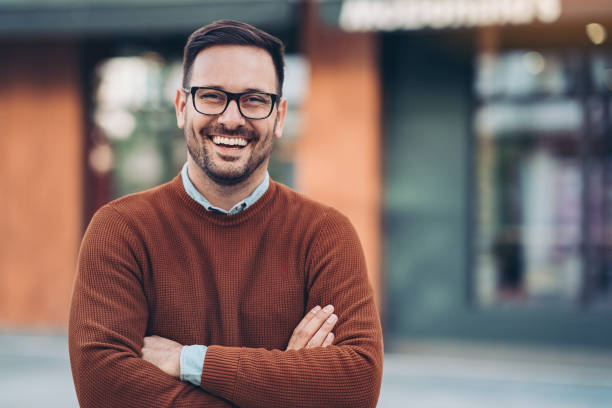
#> input picture images.jpg, 612 x 408 px
$ jupyter execute Untitled.ipynb
#> lines starting #> are read from the running program, lines starting #| are printed output that depends on the picture; after the words box and inside, x2 and y2 are one past the last pixel; in counts of white or black regions, pixels touching at a corner belong together
[cell 1]
import cv2
import numpy as np
# import matplotlib
import matplotlib.pyplot as plt

[cell 2]
def read_file(filename):
#> called with filename = 'images.jpg'
    img=cv2.imread(filename)
#> img is the input picture: shape (408, 612, 3); mean B, G, R 104, 107.5, 126.3
    img=cv2.cvtColor(img , cv2.COLOR_BGR2RGB)
    plt.imshow(img)

    plt.show()
    return img

[cell 3]
filename ="images.jpg"
img= read_file(filename)
org_img=np.copy(img)

[cell 4]
#create edge mask
def edge_mask(img , line_size, blur_value ):
#> called with line_size = 9, blur_value = 9
    gray = cv2.cvtColor(img, cv2.COLOR_RGB2GRAY)
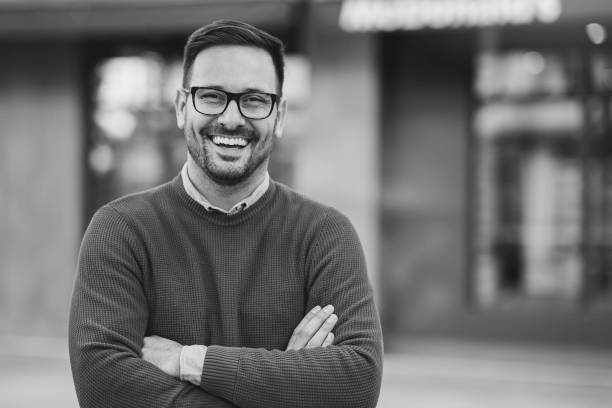
#> gray: shape (408, 612); min 8, max 239, mean 112.7
    gray_blur=cv2.medianBlur(gray, blur_value)
    edges= cv2.adaptiveThreshold(gray_blur, 255, cv2.ADAPTIVE_THRESH_MEAN_C,cv2.THRESH_BINARY,line_size,blur_value)
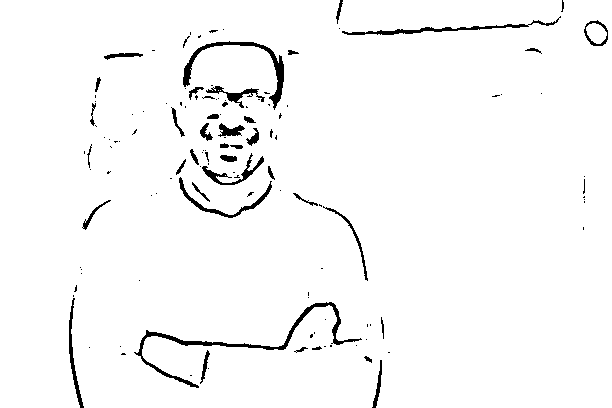
#> edges: shape (408, 612); 97.1% white; 128 black regions (86 under 20 px), largest, box (x1, y1, x2, y2) and area: (134, 302, 362, 388) 1303, (183, 41, 284, 110) 892, (342, 16, 561, 35) 640
    return edges

[cell 5]
line_size, blur_value=9,9
edges=edge_mask(img , line_size, blur_value )

plt.imshow(edges,cmap="binary")
plt.show()

[cell 6]
#reduce the color palette
def color_quantization(img, k):
    #Transform the image
#> called with k = 5
    data=np.float32(img).reshape((-1,3))

    #Determine Criteria
    criteria= (cv2.TERM_CRITERIA_EPS+ cv2.TERM_CRITERIA_MAX_ITER,20,0.001)

    #implementing K means
    ret, label, center = cv2.kmeans(data, k, None, criteria, 10, cv2.KMEANS_RANDOM_CENTERS )
#> ret = 273971030.6; center = [[122.2, 67.78, 61.72], [96.34, 111.4, 115.5], [56.99, 47.94, 54.02], [205.9, 142.5, 112.3], [185, 185.7, 186.2]]
    center =np.uint8(center)
#> center = [[122, 67, 61], [96, 111, 115], [56, 47, 54], [205, 142, 112], [184, 185, 186]]

    result=center[label.flatten()]
    result= result.reshape(img.shape)
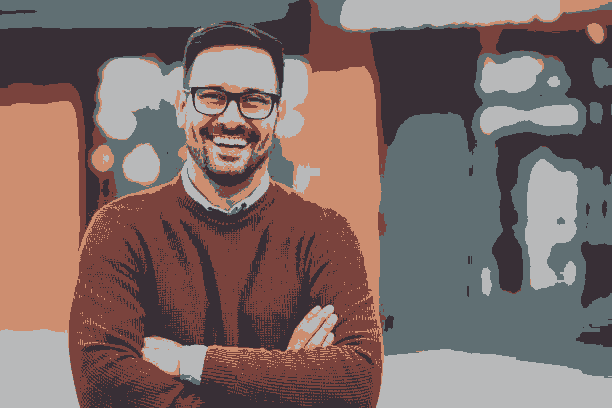
#> result: shape (408, 612, 3); mean R, G, B 125.7, 106.8, 103.6

    return result

[cell 7]
img=color_quantization(img, k=5)
plt.imshow(img)
plt.show()

[cell 8]
#REDUCE THE NOISE
blurred=cv2.bilateralFilter(img, d=3,sigmaColor=100, sigmaSpace=200)

plt.imshow(blurred)
plt.show()

[cell 9]
#COMBINE EDGE MASK WITH THE QUANTIZING
def cartoon():
    c=cv2.bitwise_and(blurred, blurred , mask= edges)
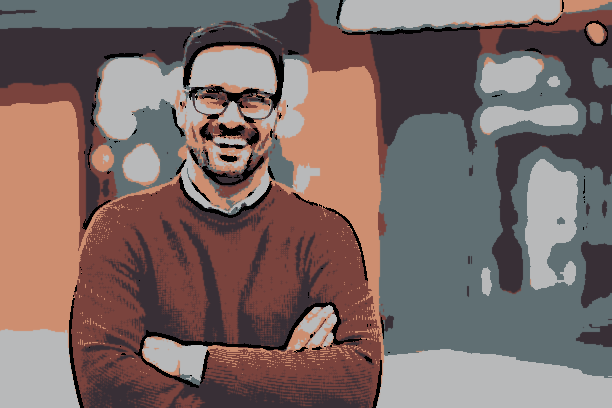
#> c: shape (408, 612, 3); mean R, G, B 123, 104.8, 101.6
    plt.imshow(c)
    plt.title("CARTOONIFIED IMAGE")
    plt.show()

    plt.imshow(org_img)
    plt.title("ORIGINAL IMAGE")
    plt.show()
